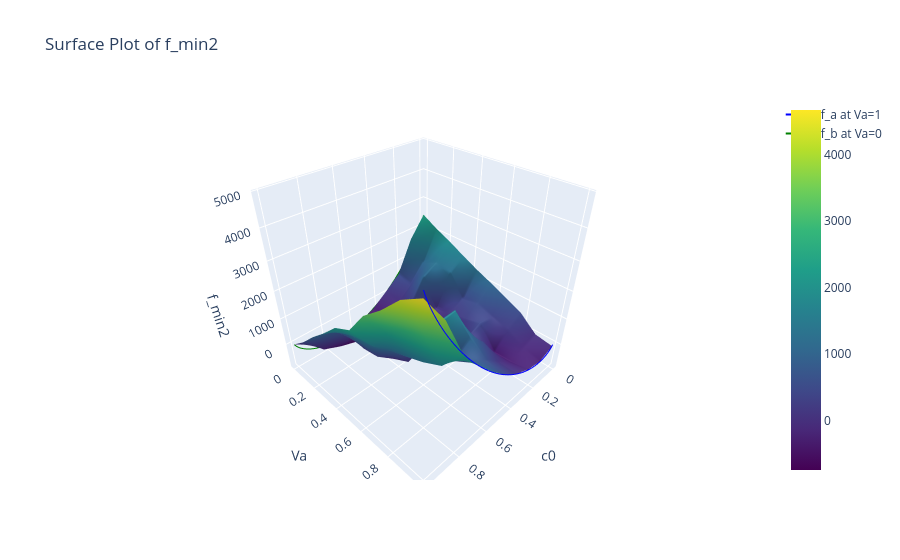

Notebook source saved alongside this figure:
### Code cell
# Create a meshgrid for the two arguments
X, Y = np.meshgrid(x_values2, x_values2)
Z = f_min2(c0=X.ravel(), c1 = 1-X.ravel(), Va=Y.ravel()).reshape(X.shape)

# Create a Plotly surface plot
fig = go.Figure(data=[go.Surface(z=Z, x=x_values2, y=x_values2, colorscale='Viridis')])

# Add a line plot for f_a at Va = 1
fa_values_Va_1 = fa(c0a=x_values, c1a=1-x_values, Va=1)
fig.add_trace(go.Scatter3d(
    x=x_values,
    y=[1] * len(x_values),  # Va = 1
    z=fa_values_Va_1,
    mode='lines',
    name='f_a at Va=1',
    line=dict(color='blue')
))

# Add a line plot for f_b at Va = 0
fb_values_Va_0 = fb(c0b=x_values, c1b=1-x_values, Vb=1)
fig.add_trace(go.Scatter3d(
    x=x_values,
    y=[0] * len(x_values),  # Va = 0
    z=fb_values_Va_0,
    mode='lines',
    name='f_b at Va=0',
    line=dict(color='green')
))


# Add labels and title
fig.update_layout(
    title="Surface Plot of f_min2",
    scene=dict(
        xaxis_title="c0",
        yaxis_title="Va",
        zaxis_title="f_min2",
    ),
)

# Show the plot
fig.show()
